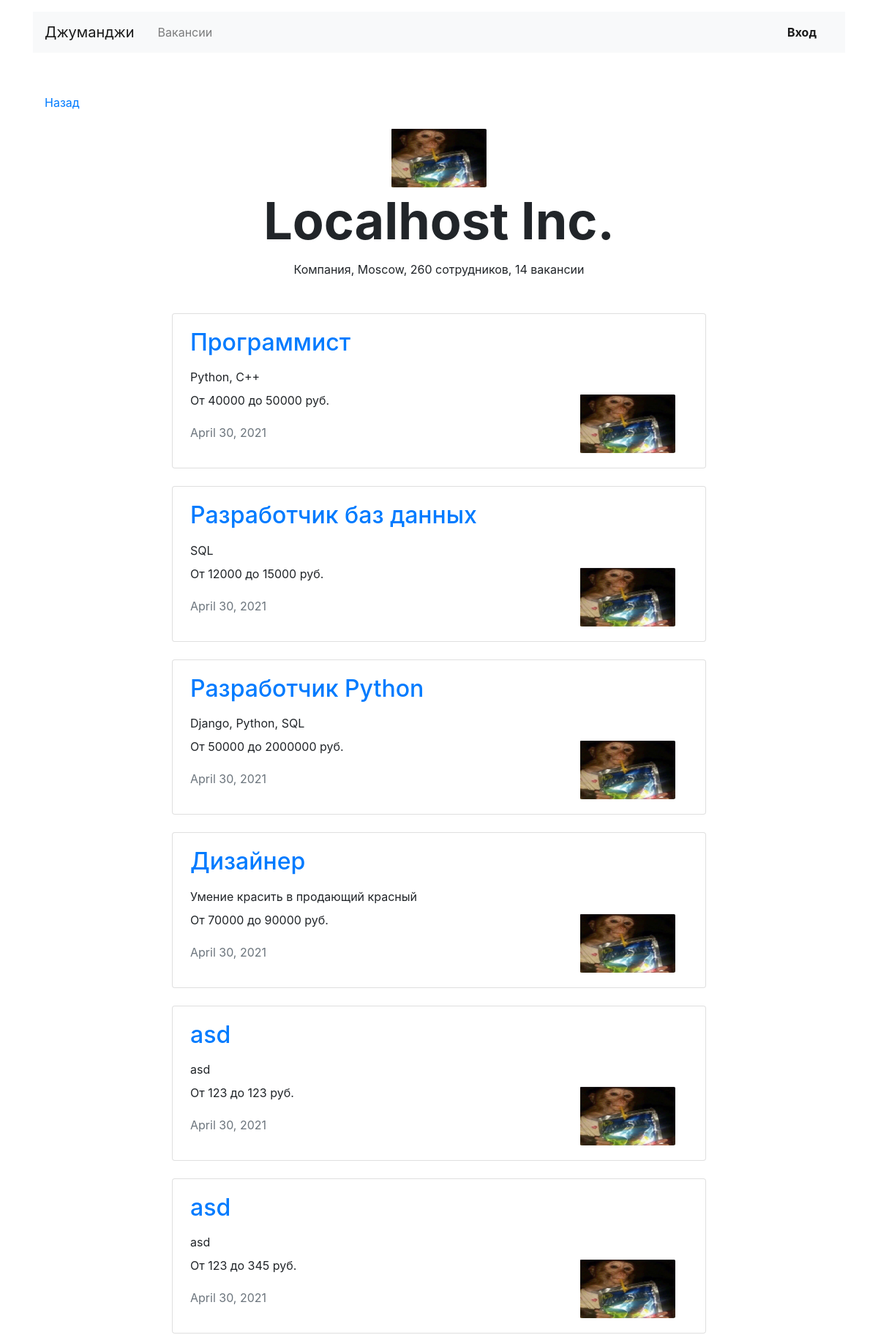
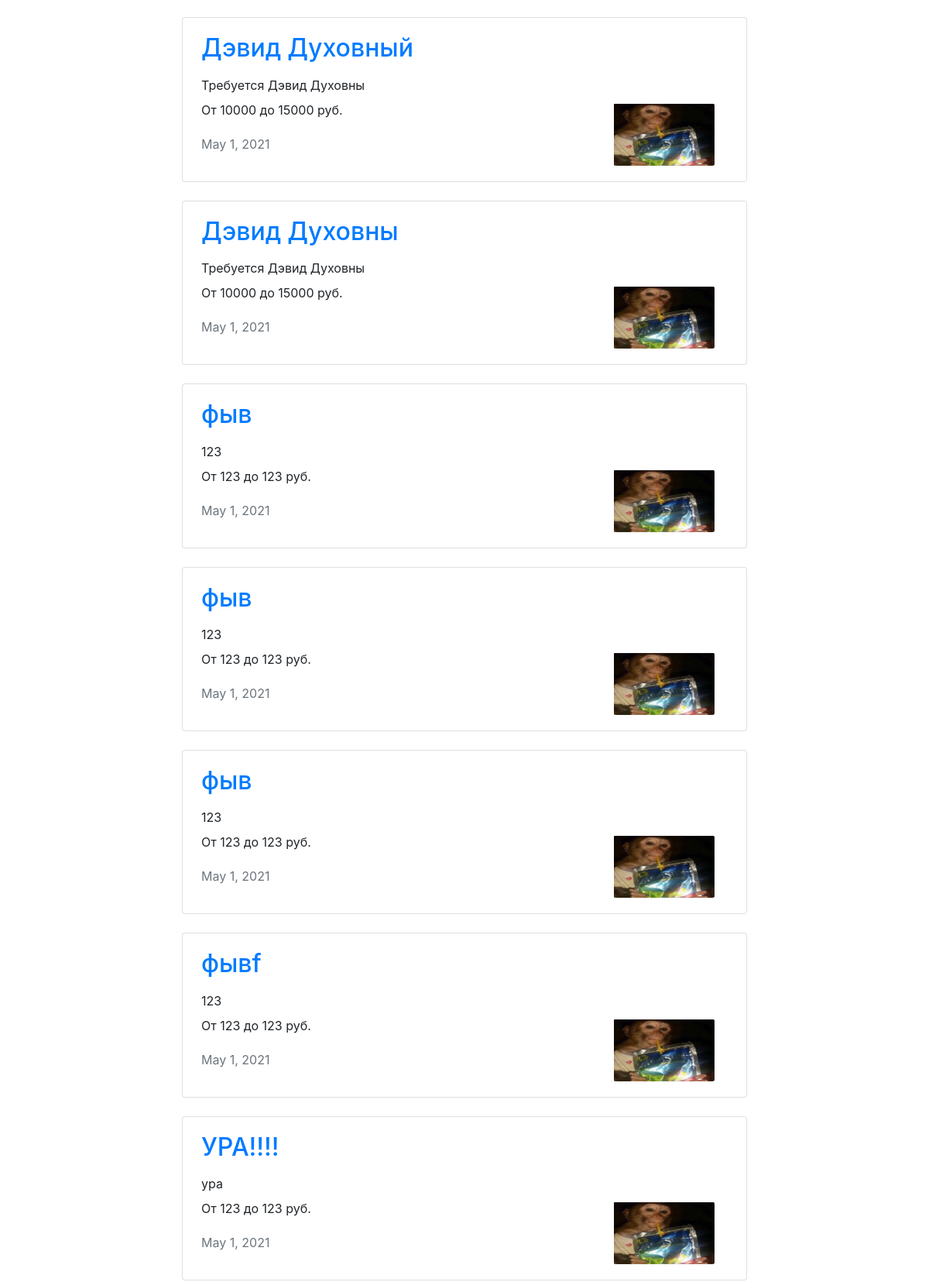
The page /companies/26/ (upper part) on the database its author committed (2 pictures, top to bottom).
### job_app/models.py (models this page shows, shortened)
class Company(models.Model):
    name = models.CharField(max_length=120)
    location = models.CharField(max_length=120)
    logo = models.ImageField(
                             upload_to='MEDIA_COMPANY_IMAGE_DIR',
                             height_field='height_field',
                             width_field='width_field',
                             default='100x60.gif',
                             blank=True,
                             )
    height_field = models.PositiveIntegerField(default=60, null=True)
    width_field = models.PositiveIntegerField(default=100, null=True)
    description = models.TextField()
    employee_count = models.IntegerField()
    owner = models.ForeignKey(User, on_delete=models.CASCADE, related_name='user', null=True, blank=True)

class Vacancy(models.Model):
    title = models.CharField(max_length=120)
    specialty = models.ForeignKey(Specialty, on_delete=models.CASCADE, related_name="vacancies")
    company = models.ForeignKey(Company, on_delete=models.CASCADE, related_name="vacancies")
    skills = models.TextField()
    description = models.TextField()
    salary_min = models.IntegerField()
    salary_max = models.IntegerField()
    published_at = models.DateField(auto_now=True)

### job_app/views.py (the view)
# urls.py: path('companies/<int:company>/', CompanyView.as_view(), name="company"),
class CompanyView(View):
    def get(self, request, company):
        try:
            company = Company.objects.get(id=company)
        except Company.DoesNotExist:
            raise Http404
        return render(request, "week3/company.html", context={"company": company})

### job_app/templates/week3/company.html (shortened to what this page needs)
{% extends 'week3/base.html' %}
{% block container %}
    <main class="container mt-3">
        <div class="navbar mt-5">
            <p><a href="{% url "main" %}">Назад</a></p>
        </div>
        <section>
            <div class="text-center">
                <img src="{{ company.logo.url }}" width="130" height="80" alt="Nothing to show!">
            </div>
            <h1 class="h1 text-center mx-auto mt-0 pt-1" style="font-size: 70px;"><strong>{{ company.name|title }}</strong>
            </h1>
            <p class="text-center pt-1">Компания, {{ company.location }},
                {{ company.employee_count }} сотрудников,
                {{ company.vacancies.all|length }} вакансии</p>
            <div class="row mt-5">
                <div class="col-12 col-lg-8 offset-lg-2 m-auto">
                    {% for vacancy in company.vacancies.all %}
                        <div class="card mb-4">
                            <div class="card-body px-4">
                                <div class="row">
                                    <div class="col-12 col-md-8 col-lg-9">
                                        <a href="{% url 'vacancy' vacancy=vacancy.id %}"><h2 class="h2 pb-2">{{ vacancy.title }} </h2></a>
                                        <p class="mb-2">{{ vacancy.skills }}</p>
                                        <p>От {{ vacancy.salary_min }} до {{ vacancy.salary_max }} руб.</p>
                                        <p class="text-muted pt-1">{{ vacancy.published_at }}</p>
                                    </div>
                                    <div class="col-12 col-md-4 col-lg-3 d-flex align-items-end">
                                        <img src="{{ company.logo.url }}" width="130" height="80" alt="">
                                    </div>
                                </div>
                            </div>
                        </div>
                    {% endfor %}
                </div>
            </div>
        </section>
    </main>
{% endblock %}

### rows shown on the page
Company: logo (picture), name "Localhost Inc.", location "Moscow", employee_count "260", vacancies.all|length "14"
Vacancy: title "Программист", skills "Python, C++", salary_min "40000", salary_max "50000", published_at "April 30, 2021", logo (picture)
Vacancy: title "Разработчик баз данных", skills "SQL", salary_min "12000", salary_max "15000", published_at "April 30, 2021", logo (picture)
Vacancy: title "Разработчик Python", skills "Django, Python, SQL", salary_min "50000", salary_max "2000000", published_at "April 30, 2021", logo (picture)
Vacancy: title "Дизайнер", skills "Умение красить в продающий красный", salary_min "70000", salary_max "90000", published_at "April 30, 2021", logo (picture)
Vacancy: title "asd", skills "asd", salary_min "123", salary_max "123", published_at "April 30, 2021", logo (picture)
Vacancy: title "asd", skills "asd", salary_min "123", salary_max "345", published_at "April 30, 2021", logo (picture)
Vacancy: title "Дэвид Духовный", skills "Требуется Дэвид Духовны", salary_min "10000", salary_max "15000", published_at "May 1, 2021", logo (picture)
Vacancy: title "Дэвид Духовны", skills "Требуется Дэвид Духовны", salary_min "10000", salary_max "15000", published_at "May 1, 2021", logo (picture)
Vacancy: title "фыв", skills "123", salary_min "123", salary_max "123", published_at "May 1, 2021", logo (picture)
Vacancy: title "фыв", skills "123", salary_min "123", salary_max "123", published_at "May 1, 2021", logo (picture)
Vacancy: title "фыв", skills "123", salary_min "123", salary_max "123", published_at "May 1, 2021", logo (picture)
Vacancy: title "фывf", skills "123", salary_min "123", salary_max "123", published_at "May 1, 2021", logo (picture)
Vacancy: title "УРА!!!!", skills "ура", salary_min "123", salary_max "123", published_at "May 1, 2021", logo (picture)
